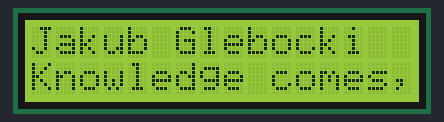
Recording of a sketch running on a simulated Arduino Uno, built with avr-gcc and run on an emulated ATmega328P. On the bench: 16×2 character LCD.

Above: at 0.21 s.
At 0.82 s:
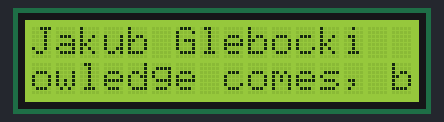
At 1.72 s:
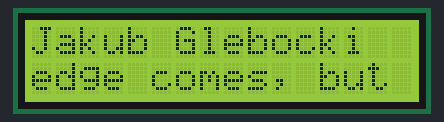
At 3.24 s:
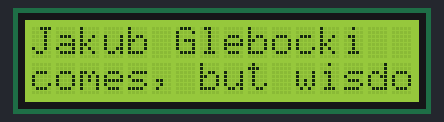
At 4.75 s:
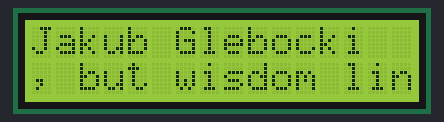
At 6.56 s:
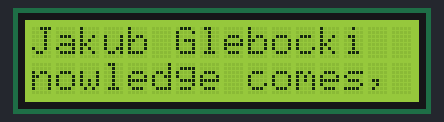

Measured:
- by itself, everything shown: repeats every 6.0 s, in 20 steps

The sketch:

lab3.ino
```cpp
//Jakub Glebocki
// include the library code:
#include <LiquidCrystal.h>

// initialize the library by associating any needed LCD interface pin
// with the arduino pin number it is connected to
const int rs = 12, en = 11, d4 = 5, d5 = 4, d6 = 3, d7 = 2;

int position1 = 0;

String myquote = "Knowledge comes, but wisdom lingers";


LiquidCrystal lcd(rs, en, d4, d5, d6, d7);


void setup() {
  // set up the LCD's number of columns and rows:
  lcd.begin(16, 2);

  //Set the cursor
  lcd.setCursor(0,0);
  // Print a message to the LCD.

  lcd.print("Jakub Glebocki");
}

void loop() {
  // set the cursor to column 0, line 1
  //lcd.setCursor(0, 1);
  // lcd.print("Hi this is the best freaking lab ever!!");

  lcd.setCursor(0, 1);

  int posCopy = position1;
  int i = 0;

  while(i < 16)
  {
    lcd.print(myquote[posCopy]);
    posCopy = posCopy + 1;
    i++;
  }

  position1 = (position1 + 1) % myquote.length();

  if (position1 == 20)
  {
    position1 = 0;
  }

  delay(300);

  /*
     for (int positionCounter = 0; positionCounter < 13; positionCounter++) {
      // scroll one position left:
      lcd.scrollDisplayLeft();
      // wait a bit:
      delay(500);

    }
  */
}
```
